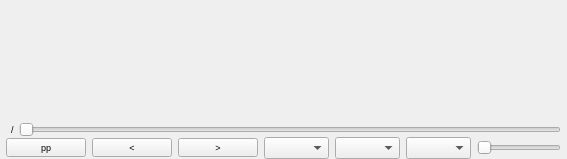
<?xml version="1.0" encoding="UTF-8"?>
<ui version="4.0">
 <class>Player</class>
 <widget class="QWidget" name="Player">
  <property name="geometry">
   <rect>
    <x>0</x>
    <y>0</y>
    <width>530</width>
    <height>159</height>
   </rect>
  </property>
  <property name="windowTitle">
   <string>Form</string>
  </property>
  <layout class="QVBoxLayout" name="verticalLayout">
   <property name="spacing">
    <number>0</number>
   </property>
   <property name="sizeConstraint">
    <enum>QLayout::SetDefaultConstraint</enum>
   </property>
   <property name="leftMargin">
    <number>0</number>
   </property>
   <property name="topMargin">
    <number>0</number>
   </property>
   <property name="rightMargin">
    <number>0</number>
   </property>
   <property name="bottomMargin">
    <number>0</number>
   </property>
   <item>
    <widget class="QWidget" name="player_widget" native="true">
     <property name="sizePolicy">
      <sizepolicy hsizetype="Expanding" vsizetype="Expanding">
       <horstretch>2</horstretch>
       <verstretch>2</verstretch>
      </sizepolicy>
     </property>
    </widget>
   </item>
   <item>
    <widget class="QWidget" name="control_bar" native="true">
     <layout class="QHBoxLayout" name="horizontalLayout">
      <property name="spacing">
       <number>0</number>
      </property>
      <property name="leftMargin">
       <number>0</number>
      </property>
      <property name="topMargin">
       <number>0</number>
      </property>
      <property name="rightMargin">
       <number>0</number>
      </property>
      <property name="bottomMargin">
       <number>0</number>
      </property>
      <item>
       <layout class="QVBoxLayout" name="verticalLayout_2">
        <property name="spacing">
         <number>0</number>
        </property>
        <property name="leftMargin">
         <number>6</number>
        </property>
        <property name="topMargin">
         <number>0</number>
        </property>
        <property name="rightMargin">
         <number>6</number>
        </property>
        <property name="bottomMargin">
         <number>0</number>
        </property>
        <item>
         <layout class="QHBoxLayout" name="horizontalLayout_2">
          <property name="leftMargin">
           <number>0</number>
          </property>
          <property name="topMargin">
           <number>0</number>
          </property>
          <property name="rightMargin">
           <number>0</number>
          </property>
          <property name="bottomMargin">
           <number>0</number>
          </property>
          <item>
           <widget class="QLabel" name="lbl_current_time">
            <property name="font">
             <font>
              <pointsize>7</pointsize>
             </font>
            </property>
            <property name="text">
             <string/>
            </property>
           </widget>
          </item>
          <item>
           <widget class="QLabel" name="lbl_divider">
            <property name="font">
             <font>
              <pointsize>7</pointsize>
             </font>
            </property>
            <property name="text">
             <string>/</string>
            </property>
           </widget>
          </item>
          <item>
           <widget class="QLabel" name="lbl_total_time">
            <property name="font">
             <font>
              <pointsize>7</pointsize>
             </font>
            </property>
            <property name="text">
             <string/>
            </property>
           </widget>
          </item>
          <item>
           <widget class="QSlider" name="slider_progress">
            <property name="minimumSize">
             <size>
              <width>100</width>
              <height>0</height>
             </size>
            </property>
            <property name="orientation">
             <enum>Qt::Horizontal</enum>
            </property>
           </widget>
          </item>
         </layout>
        </item>
        <item>
         <layout class="QHBoxLayout" name="horizontalLayout_3">
          <property name="spacing">
           <number>6</number>
          </property>
          <property name="leftMargin">
           <number>0</number>
          </property>
          <property name="topMargin">
           <number>0</number>
          </property>
          <property name="rightMargin">
           <number>0</number>
          </property>
          <property name="bottomMargin">
           <number>0</number>
          </property>
          <item>
           <widget class="QPushButton" name="btn_play">
            <property name="sizePolicy">
             <sizepolicy hsizetype="Preferred" vsizetype="Fixed">
              <horstretch>0</horstretch>
              <verstretch>0</verstretch>
             </sizepolicy>
            </property>
            <property name="maximumSize">
             <size>
              <width>16777215</width>
              <height>16777215</height>
             </size>
            </property>
            <property name="font">
             <font>
              <pointsize>7</pointsize>
             </font>
            </property>
            <property name="text">
             <string>pp</string>
            </property>
           </widget>
          </item>
          <item>
           <widget class="QPushButton" name="btn_prev">
            <property name="sizePolicy">
             <sizepolicy hsizetype="Preferred" vsizetype="Fixed">
              <horstretch>0</horstretch>
              <verstretch>0</verstretch>
             </sizepolicy>
            </property>
            <property name="maximumSize">
             <size>
              <width>16777215</width>
              <height>16777215</height>
             </size>
            </property>
            <property name="font">
             <font>
              <pointsize>7</pointsize>
             </font>
            </property>
            <property name="focusPolicy">
             <enum>Qt::NoFocus</enum>
            </property>
            <property name="text">
             <string>&lt;</string>
            </property>
           </widget>
          </item>
          <item>
           <widget class="QPushButton" name="btn_next">
            <property name="sizePolicy">
             <sizepolicy hsizetype="Preferred" vsizetype="Fixed">
              <horstretch>0</horstretch>
              <verstretch>0</verstretch>
             </sizepolicy>
            </property>
            <property name="maximumSize">
             <size>
              <width>16777215</width>
              <height>16777215</height>
             </size>
            </property>
            <property name="font">
             <font>
              <pointsize>7</pointsize>
             </font>
            </property>
            <property name="focusPolicy">
             <enum>Qt::NoFocus</enum>
            </property>
            <property name="text">
             <string>&gt;</string>
            </property>
           </widget>
          </item>
          <item>
           <widget class="TrackSelector" name="video_tracks">
            <property name="font">
             <font>
              <pointsize>7</pointsize>
             </font>
            </property>
            <property name="sizeAdjustPolicy">
             <enum>QComboBox::AdjustToContents</enum>
            </property>
           </widget>
          </item>
          <item>
           <widget class="TrackSelector" name="audio_tracks">
            <property name="font">
             <font>
              <pointsize>7</pointsize>
             </font>
            </property>
            <property name="focusPolicy">
             <enum>Qt::NoFocus</enum>
            </property>
            <property name="sizeAdjustPolicy">
             <enum>QComboBox::AdjustToContents</enum>
            </property>
           </widget>
          </item>
          <item>
           <widget class="TrackSelector" name="sub_tracks">
            <property name="font">
             <font>
              <pointsize>7</pointsize>
             </font>
            </property>
            <property name="focusPolicy">
             <enum>Qt::NoFocus</enum>
            </property>
            <property name="sizeAdjustPolicy">
             <enum>QComboBox::AdjustToContents</enum>
            </property>
           </widget>
          </item>
          <item>
           <spacer name="horizontalSpacer">
            <property name="orientation">
             <enum>Qt::Horizontal</enum>
            </property>
            <property name="sizeHint" stdset="0">
             <size>
              <width>40</width>
              <height>20</height>
             </size>
            </property>
           </spacer>
          </item>
          <item>
           <widget class="QSlider" name="slider_volume">
            <property name="sizePolicy">
             <sizepolicy hsizetype="Fixed" vsizetype="Fixed">
              <horstretch>0</horstretch>
              <verstretch>0</verstretch>
             </sizepolicy>
            </property>
            <property name="maximum">
             <number>100</number>
            </property>
            <property name="orientation">
             <enum>Qt::Horizontal</enum>
            </property>
            <property name="invertedAppearance">
             <bool>false</bool>
            </property>
           </widget>
          </item>
         </layout>
        </item>
       </layout>
      </item>
     </layout>
    </widget>
   </item>
   <item>
    <spacer name="verticalSpacer">
     <property name="orientation">
      <enum>Qt::Vertical</enum>
     </property>
     <property name="sizeHint" stdset="0">
      <size>
       <width>20</width>
       <height>0</height>
      </size>
     </property>
    </spacer>
   </item>
  </layout>
 </widget>
 <customwidgets>
  <customwidget>
   <class>TrackSelector</class>
   <extends>QComboBox</extends>
   <header>plexdesktop.extra_widgets.h</header>
  </customwidget>
 </customwidgets>
 <resources/>
 <connections/>
</ui>
